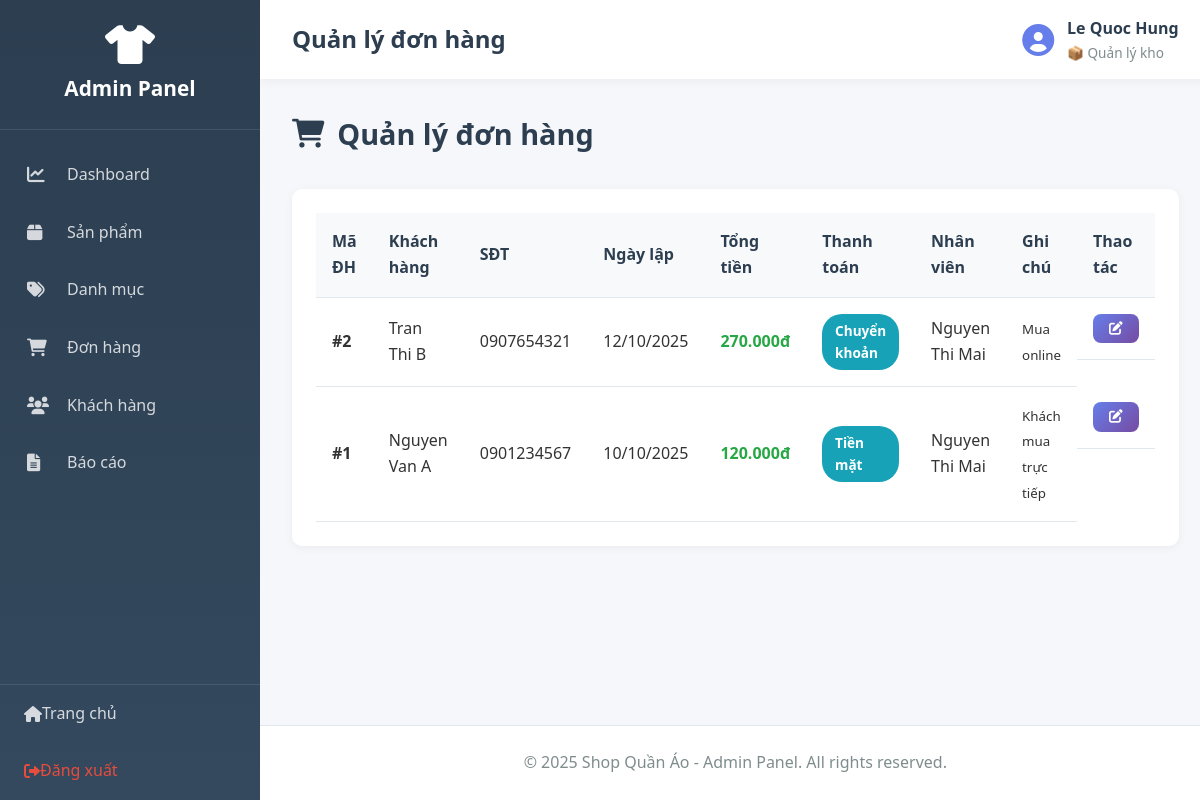
Screenshot of /admin/index.php?action=orders (signed in) with the database file from the repository.
### tables this page shows
CREATE TABLE `nhanvien` (
  `MaNV` int(11) NOT NULL,
  `HoTen` varchar(100) DEFAULT NULL,
  `TenDangNhap` varchar(50) DEFAULT NULL,
  `MatKhau` varchar(255) DEFAULT NULL,
  `Email` varchar(100) DEFAULT NULL,
  `SoDienThoai` varchar(15) DEFAULT NULL,
  `MaVaiTro` int(11) DEFAULT NULL,
  `TrangThai` varchar(20) DEFAULT 'active'
);

CREATE TABLE `vaitro` (
  `MaVaiTro` int(11) NOT NULL,
  `TenVaiTro` varchar(50) DEFAULT NULL,
  `QuyenHan` enum('ToanQuyen','NhapXuat','XemBanHang') DEFAULT NULL
);

CREATE TABLE `hoadon` (
  `MaHD` int(11) NOT NULL,
  `NgayLap` date DEFAULT NULL,
  `TongTien` decimal(10,2) DEFAULT NULL,
  `HinhThucThanhToan` varchar(50) DEFAULT NULL,
  `MaKH` int(11) DEFAULT NULL,
  `TenKH` varchar(100) DEFAULT NULL,
  `SoDienThoai` varchar(15) DEFAULT NULL,
  `DiaChi` text DEFAULT NULL,
  `MaNV` int(11) DEFAULT NULL,
  `GhiChu` text DEFAULT NULL,
  `TrangThai` varchar(50) DEFAULT 'Đang xử lý'
);

### app/controllers/AdminController.php (called while the page is built, shortened)
<?php
require_once __DIR__ . '/../../core/Controller.php';
class AdminController extends Controller {
    public function orders() {
        $productModel = $this->model('Product');
        $sql = "SELECT hd.*, nv.HoTen as TenNV
                FROM hoadon hd
                LEFT JOIN nhanvien nv ON hd.MaNV = nv.MaNV
                ORDER BY hd.NgayLap DESC";
        $orders = $productModel->query($sql)->fetch_all(MYSQLI_ASSOC);
        $data = [
            'page_title' => 'Quản lý đơn hàng',
            'orders' => $orders
        ];
        $this->view('admin/orders', $data);
    }
}
?>

### core/Model.php (called while the page is built, shortened)
<?php
class Model {
    protected $db;
    public function __construct() {
        $this->db = $this->connectDB();
    }
    private function connectDB() {
        $conn = new mysqli(DB_HOST, DB_USER, DB_PASS, DB_NAME);
        $conn->set_charset("utf8mb4");
        return $conn;
    }
    public function query($sql) {
        return $this->db->query($sql);
    }
}
?>

### app/models/Admin.php (called while the page is built, shortened)
<?php
require_once __DIR__ . '/../../core/Model.php';
class Admin extends Model {
    public function isLoggedIn() {
        return isset($_SESSION['admin_id']) && isset($_SESSION['admin_role']);
    }
    public function getCurrentAdmin() {
        $adminId = intval($_SESSION['admin_id']);
        $sql = "SELECT nv.*, vt.TenVaiTro, vt.QuyenHan
                FROM nhanvien nv
                LEFT JOIN vaitro vt ON nv.MaVaiTro = vt.MaVaiTro
                WHERE nv.MaNV = {$adminId}";
        $result = $this->query($sql);
        if ($result && $result->num_rows > 0) {
            return $result->fetch_assoc();
        }
        return null;
    }
}
?>

### app/views/admin/orders.php (the view, shortened to what this page needs)
<?php require_once __DIR__ . '/../layouts/admin_header.php'; ?>
<div class="page-header">
    <h2><i class="fas fa-shopping-cart"></i> Quản lý đơn hàng</h2>
</div>
<div class="admin-card">
    <div class="card-body">
        <?php if (!empty($orders)): ?>
        <table class="data-table">
            <thead>
                <tr>
                    <th>Mã ĐH</th>
                    <th>Khách hàng</th>
                    <th>SĐT</th>
                    <th>Ngày lập</th>
                    <th>Tổng tiền</th>
                    <th>Thanh toán</th>
                    <th>Nhân viên</th>
                    <th>Ghi chú</th>
                    <th>Thao tác</th>
                </tr>
            </thead>
            <tbody>
                <?php foreach ($orders as $order): ?>
                <tr>
                    <td><strong>#<?php echo $order['MaHD']; ?></strong></td>
                    <td><?php echo htmlspecialchars($order['TenKH']); ?></td>
                    <td><?php echo htmlspecialchars($order['SoDienThoai']); ?></td>
                    <td><?php echo date('d/m/Y', strtotime($order['NgayLap'])); ?></td>
                    <td class="text-success">
                        <strong><?php echo number_format($order['TongTien'], 0, ',', '.'); ?>đ</strong>
                    </td>
                    <td>
                        <span class="badge badge-info">
                            <?php echo htmlspecialchars($order['HinhThucThanhToan']); ?>
                        </span>
                    </td>
                    <td><?php echo htmlspecialchars($order['TenNV']); ?></td>
                    <td><small><?php echo htmlspecialchars($order['GhiChu']); ?></small></td>
                    <td class="actions">
                        <a href="index.php?action=editOrder&id=<?php echo $order['MaHD']; ?>"
                           class="btn btn-sm btn-primary"
                           title="Sửa">
                            <i class="fas fa-edit"></i>
                        </a>
                    </td>
                </tr>
                <?php endforeach; ?>
            </tbody>
        </table>
        <?php endif; ?>
    </div>
</div>
<?php require_once __DIR__ . '/../layouts/admin_footer.php'; ?>

### app/views/layouts/admin_header.php (shortened to what this page needs)
<!DOCTYPE html>
<html lang="vi">
<head>
    <link rel="stylesheet" href="../public/css/admin.css">
    <link rel="stylesheet" href="https://cdnjs.cloudflare.com/ajax/libs/font-awesome/6.0.0/css/all.min.css">
</head>
<body class="admin-panel">
    <?php
    require_once __DIR__ . '/../../models/Admin.php';
    $adminModel = new Admin();
    $currentAdmin = $adminModel->getCurrentAdmin();
    ?>
    <aside class="admin-sidebar">
        <div class="sidebar-header">
            <i class="fas fa-tshirt"></i>
            <h2>Admin Panel</h2>
        </div>
        <nav class="sidebar-nav">
            <a href="index.php?action=dashboard" class="nav-item">
                <i class="fas fa-chart-line"></i>
                <span>Dashboard</span>
            </a>
            <a href="index.php?action=products" class="nav-item">
                <i class="fas fa-box"></i>
                <span>Sản phẩm</span>
            </a>
            <a href="index.php?action=categories" class="nav-item">
                <i class="fas fa-tags"></i>
                <span>Danh mục</span>
            </a>
            <a href="index.php?action=orders" class="nav-item">
                <i class="fas fa-shopping-cart"></i>
                <span>Đơn hàng</span>
            </a>
            <a href="index.php?action=customers" class="nav-item">
                <i class="fas fa-users"></i>
                <span>Khách hàng</span>
            </a>
            <a href="index.php?action=reports" class="nav-item">
                <i class="fas fa-file-alt"></i>
                <span>Báo cáo</span>
            </a>
        </nav>
        <div class="sidebar-footer">
            <a href="../public/index.php" class="nav-item">
                <i class="fas fa-home"></i>
                <span>Trang chủ</span>
            </a>
            <a href="index.php?action=logout" class="nav-item logout">
                <i class="fas fa-sign-out-alt"></i>
                <span>Đăng xuất</span>
            </a>
        </div>
    </aside>
    <div class="admin-main">
        <header class="admin-topbar">
            <div class="topbar-left">
                <h1><?php echo $page_title ?? 'Admin Panel'; ?></h1>
            </div>
            <div class="topbar-right">
                <div class="admin-info">
                    <i class="fas fa-user-circle fa-2x"></i>
                    <div>
                        <strong><?php echo $currentAdmin['HoTen'] ?? 'Admin'; ?></strong>
                        <small>
                            <?php
                            $roleName = $currentAdmin['TenVaiTro'] ?? $_SESSION['admin_role'] ?? 'Nhân viên';
                            $permission = $currentAdmin['QuyenHan'] ?? $_SESSION['admin_permission'] ?? '';
                            $roleIcons = [
                                'ToanQuyen' => '👑',
                                'NhapXuat' => '📦',
                                'XemBanHang' => '👤'
                            ];
                            echo ($roleIcons[$permission] ?? '👤') . ' ' . htmlspecialchars($roleName);
                            ?>
                        </small>
                    </div>
                </div>
            </div>
        </header>
        <main class="admin-content">

### public/css/admin.css (style rules this page uses)
* { margin: 0; padding: 0; box-sizing: border-box; }
body { font-family: 'Segoe UI', Tahoma, Geneva, Verdana, sans-serif; line-height: 1.6; color: #333; background-color: #f5f7fa; }
.admin-panel { display: flex; min-height: 100vh; }
.admin-sidebar { width: 260px; background: linear-gradient(180deg, #2c3e50 0%, #34495e 100%); color: white; position: fixed; height: 100vh; overflow-y: auto; z-index: 1000; }
.sidebar-header { padding: 1.5rem; text-align: center; border-bottom: 1px solid rgba(255,255,255,0.1); }
.sidebar-header i { font-size: 2.5rem; margin-bottom: 0.5rem; }
.sidebar-header h2 { font-size: 1.3rem; margin: 0; }
.sidebar-nav { padding: 1rem 0; }
.sidebar-nav .nav-item { display: flex; align-items: center; padding: 1rem 1.5rem; color: rgba(255,255,255,0.8); text-decoration: none; transition: all 0.3s; border-left: 3px solid transparent; }
.sidebar-nav .nav-item i { width: 24px; margin-right: 1rem; font-size: 1.1rem; }
.sidebar-footer { position: absolute; bottom: 0; width: 100%; border-top: 1px solid rgba(255,255,255,0.1); }
.sidebar-footer .nav-item { display: flex; align-items: center; padding: 1rem 1.5rem; color: rgba(255,255,255,0.8); text-decoration: none; transition: all 0.3s; }
.sidebar-footer .nav-item.logout { color: #e74c3c; }
.admin-main { margin-left: 260px; flex: 1; display: flex; flex-direction: column; min-height: 100vh; }
.admin-topbar { background: white; padding: 1rem 2rem; box-shadow: 0 2px 10px rgba(0,0,0,0.05); display: flex; justify-content: space-between; align-items: center; }
.topbar-left h1 { font-size: 1.5rem; color: #2c3e50; margin: 0; }
.topbar-right { display: flex; align-items: center; gap: 1.5rem; }
.admin-info { display: flex; align-items: center; gap: 0.8rem; }
.admin-info i { color: #667eea; }
.admin-info strong { display: block; color: #2c3e50; }
.admin-info small { display: block; color: #7f8c8d; font-size: 0.85rem; }
.admin-content { flex: 1; padding: 2rem; }
.page-header { display: flex; justify-content: space-between; align-items: center; margin-bottom: 2rem; }
.page-header h2 { font-size: 1.8rem; color: #2c3e50; display: flex; align-items: center; gap: 0.8rem; }
.admin-card { background: white; border-radius: 10px; box-shadow: 0 2px 10px rgba(0,0,0,0.05); margin-bottom: 2rem; }
.admin-card .card-body { padding: 1.5rem; }
.data-table { width: 100%; border-collapse: collapse; }
.data-table thead { background: #f8f9fa; }
.data-table th, .data-table td { padding: 1rem; text-align: left; border-bottom: 1px solid #e1e8ed; }
.data-table th { font-weight: 600; color: #2c3e50; }
.data-table .actions { display: flex; gap: 0.5rem; }
.btn { display: inline-flex; align-items: center; gap: 0.5rem; padding: 0.7rem 1.3rem; border: none; border-radius: 8px; font-size: 0.95rem; font-weight: 500; cursor: pointer; text-decoration: none; transition: all 0.3s; }
.btn-primary { background: linear-gradient(135deg, #667eea 0%, #764ba2 100%); color: white; }
.btn-sm { padding: 0.5rem 1rem; font-size: 0.85rem; }
.badge { display: inline-block; padding: 0.4rem 0.8rem; border-radius: 20px; font-size: 0.85rem; font-weight: 600; }
.badge-info { background-color: #17a2b8; color: white; }
.text-success { color: #28a745 !important; }

### rows the page displays
nhanvien: HoTen "Le Quoc Hung", MaVaiTro.QuyenHan "📦", MaVaiTro.TenVaiTro "Quản lý kho"
hoadon: MaHD "2", TenKH "Tran Thi B", SoDienThoai "0907654321", NgayLap "12/10/2025", TongTien "270.000", HinhThucThanhToan "Chuyển khoản", MaNV.HoTen "Nguyen Thi Mai", GhiChu "Mua online"
hoadon: MaHD "1", TenKH "Nguyen Van A", SoDienThoai "0901234567", NgayLap "10/10/2025", TongTien "120.000", HinhThucThanhToan "Tiền mặt", MaNV.HoTen "Nguyen Thi Mai", GhiChu "Khách mua trực tiếp"

### other values shown
$page_title "Quản lý đơn hàng"
